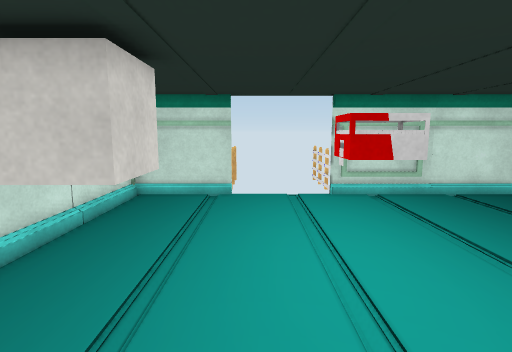
View 1 (above)

12 first-person views from a walk through a Unity game level. The camera is 1.2 m above the floor, tilts 8° down and sees 80° across. The floor is counted in squares, 0.5 m on a side. Each view is taken from the middle of a square. On the plan, view 1 faces up. The plan holds only what a view shows up to about 19 squares ahead; the rest is blank. The place goes on beyond the plan. The player character is not drawn. Some surface patterns are stand-ins.

View 2
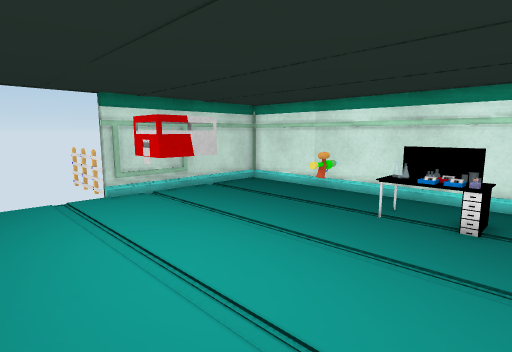

View 3
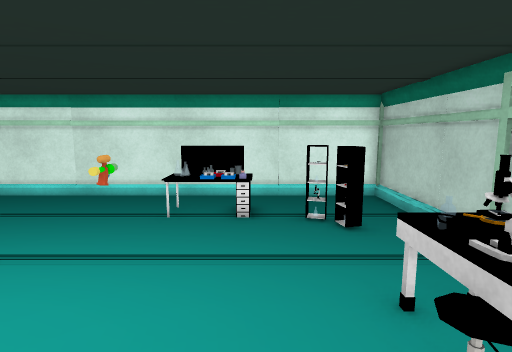

View 4
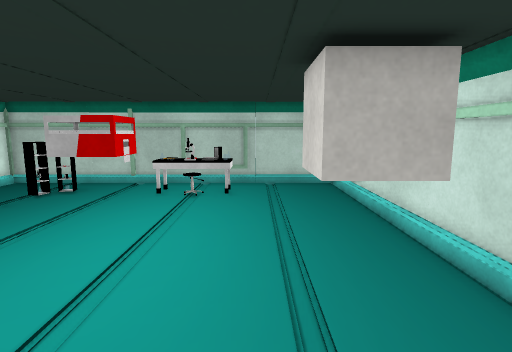

View 5
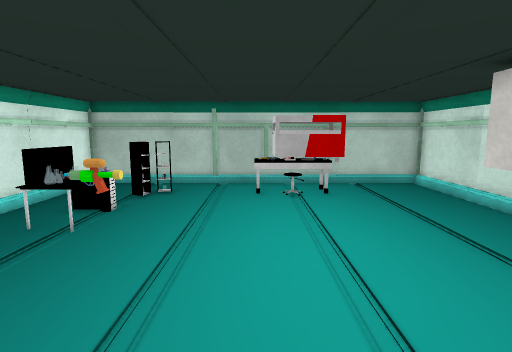

View 6
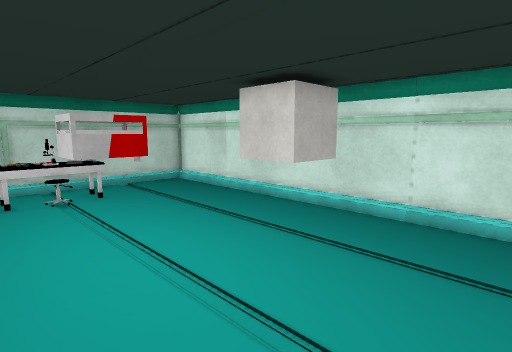

View 7
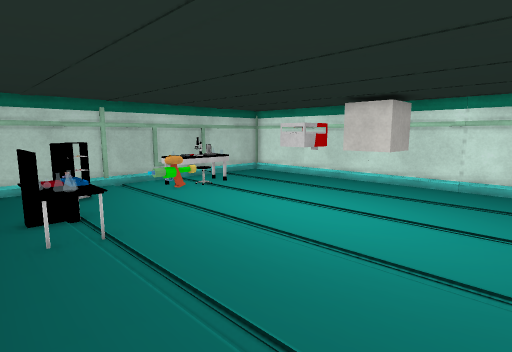

View 8
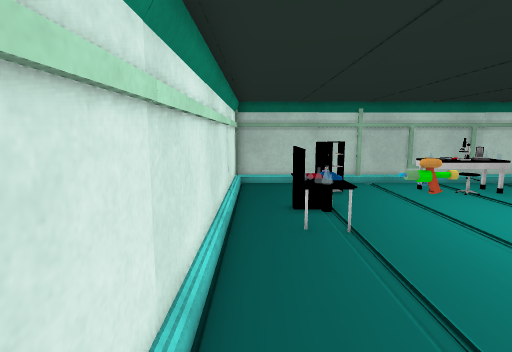

View 9
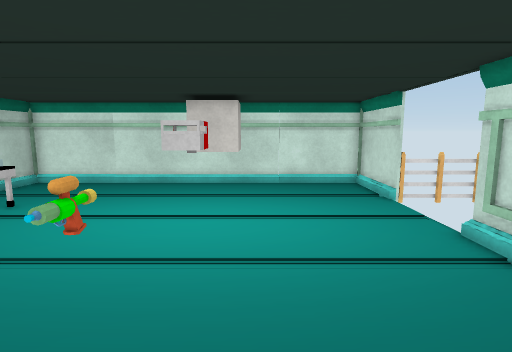

View 10
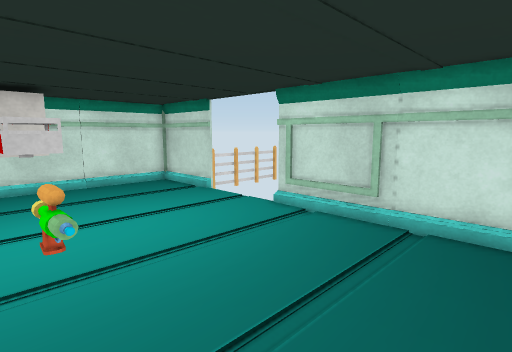

View 11
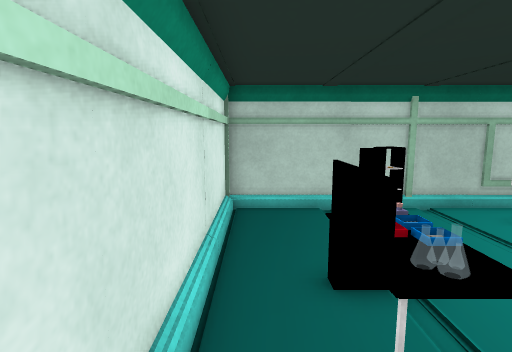

View 12
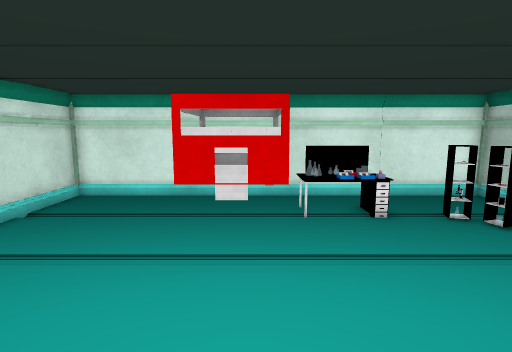

### Floor plan
Key: @ floor where view 1 was taken; # wall or solid block; x gap in a wall; . floor; = window, fence, low wall or low ledge; C cube; G gun; S shelf.
Columns run from 5 left of view 1 to 11 right of it. Each row starts with its distance up from view 1.
 12 #####   #########
 11 #...............#
 10 #...............#
  9 #...............#
  8 #...............#
  7 #...............#
  6 #CCC............#
  5 #CCC...#...#G...#
  4 #...............#
  3 #............x=.#
  2 #............#=.#
  1 #............##.#
  0 #....@..........#
 -1 #....#==#...#...#
 -2 #....#==#...S...#
 -3 #...............#
 -4 #################

Positions as (right, up) in squares from view 1, and headings:
1: (0, 0), facing up
2: (-1, 0), facing up-right
3: (-1, 1), facing right
4: (-1, 11), facing down
5: (3, 11), facing down
6: (4, 11), facing down-left
7: (10, 11), facing down-left
8: (10, 11), facing down
9: (10, 7), facing left
10: (10, 4), facing up-left
11: (10, 6), facing down
12: (-1, 5), facing right
